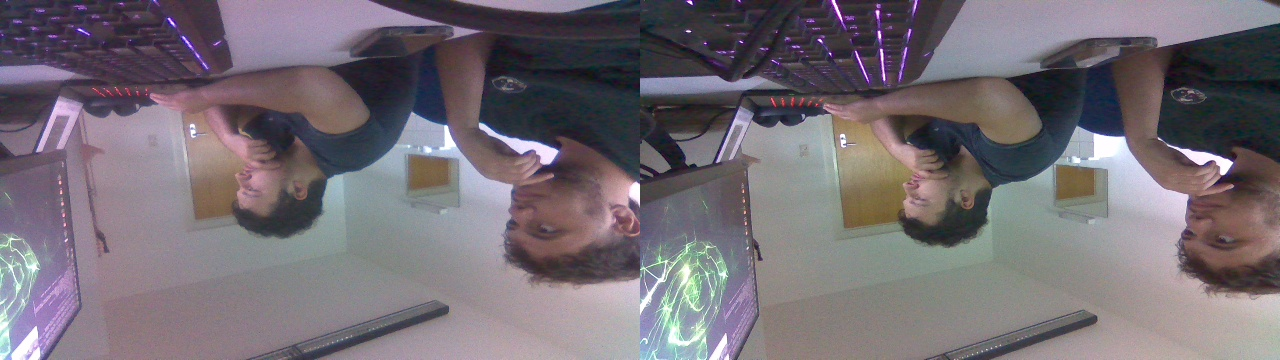
#> input picture scripts/images/saved_frames/jetsonchessboard_01.jpg, 1280 x 360 px; its folder holds only this picture in this run
$ python Rectification.py   (older library calls are emulated)
#> lines starting #> are read from the running program, lines starting #| are printed output that depends on the picture
import cv2
import numpy as np
import glob
import os

# Load calibration parameters
calibration_data = np.load('../data/stereo_calibration_data.npz')
#> (reads data/stereo_calibration_data.npz from the repository)
mtx_left = calibration_data['mtx_left']
dist_left = calibration_data['dist_left']
mtx_right = calibration_data['mtx_right']
dist_right = calibration_data['dist_right']
R1 = calibration_data['R1']
R2 = calibration_data['R2']
P1 = calibration_data['P1']
P2 = calibration_data['P2']

# Directory containing the saved images
images_dir = 'images/saved_frames'
rectified_dir = 'images/rectified_frames'
if not os.path.exists(rectified_dir):
    os.makedirs(rectified_dir)

# Load images
image_files = sorted(glob.glob(os.path.join(images_dir, 'jetsonchessboard_*.jpg')))
if not image_files:
    print("No images found in the directory.")
    exit()

for image_file in image_files:
    image = cv2.imread(image_file)
#> image is the input picture: shape (360, 1280, 3); mean B, G, R 116.5, 109, 116.5
    height, width = image.shape[:2]
#> height = 360; width = 1280
    midpoint = width // 2
#> midpoint = 640

    left_frame = image[:, :midpoint]
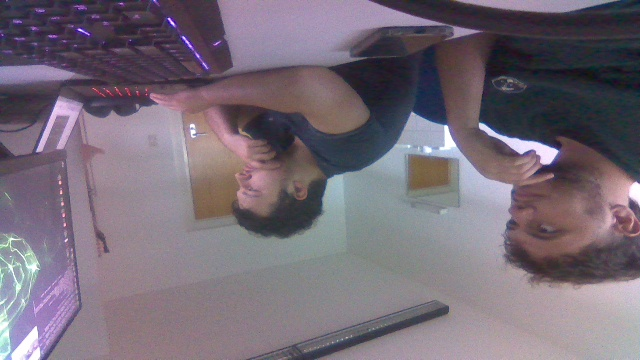
#> left_frame: shape (360, 640, 3); mean B, G, R 119.1, 107.5, 117.9
    right_frame = image[:, midpoint:]
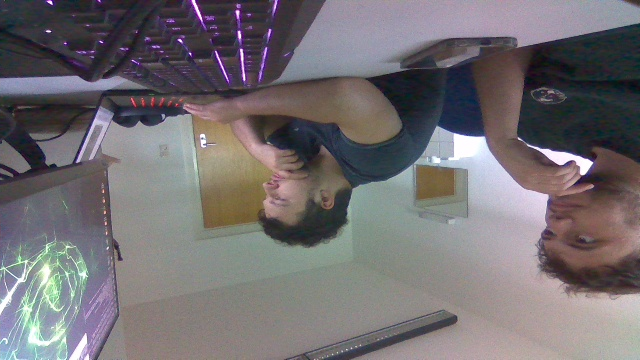
#> right_frame: shape (360, 640, 3); mean B, G, R 114, 110.5, 115.2

    # Apply rectification
    img_size = (left_frame.shape[1], left_frame.shape[0])
#> img_size = (640, 360)
    map_left1, map_left2 = cv2.initUndistortRectifyMap(mtx_left, dist_left, R1, P1, img_size, cv2.CV_16SC2)
    map_right1, map_right2 = cv2.initUndistortRectifyMap(mtx_right, dist_right, R2, P2, img_size, cv2.CV_16SC2)

    rect_left = cv2.remap(left_frame, map_left1, map_left2, cv2.INTER_LINEAR)
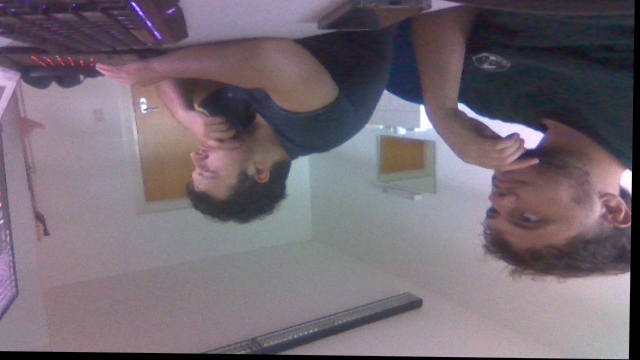
#> rect_left: shape (360, 640, 3); mean B, G, R 114.8, 105.9, 115.8
    rect_right = cv2.remap(right_frame, map_right1, map_right2, cv2.INTER_LINEAR)
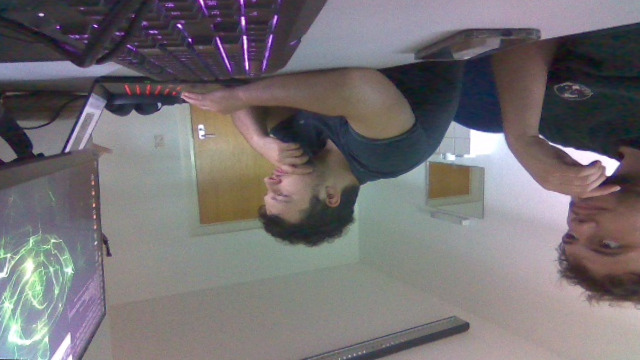
#> rect_right: shape (360, 640, 3); mean B, G, R 114.9, 112, 116.7

    # Save rectified images
    basename = os.path.basename(image_file)
    left_rectified_path = os.path.join(rectified_dir, f"rectified_left_{basename}")
    right_rectified_path = os.path.join(rectified_dir, f"rectified_right_{basename}")

    cv2.imwrite(left_rectified_path, rect_left)
    cv2.imwrite(right_rectified_path, rect_right)

    # Display the rectified images
    images = np.hstack((rect_left, rect_right))
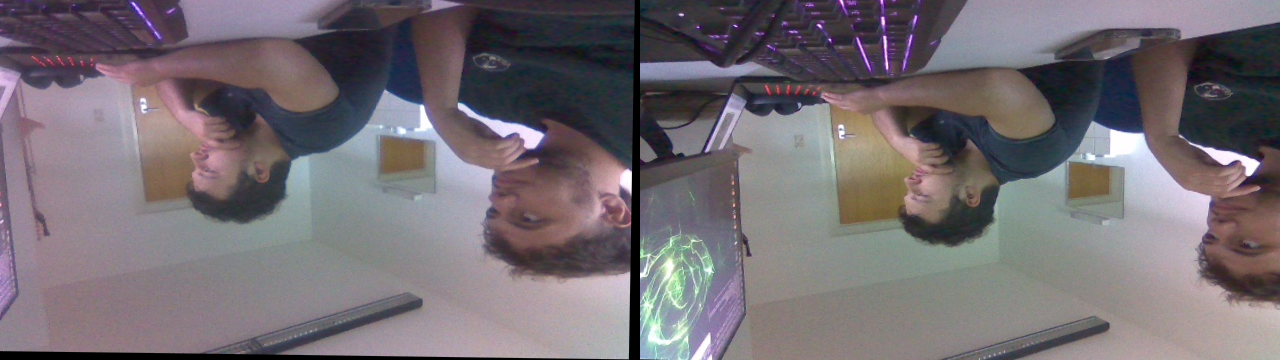
#> images: shape (360, 1280, 3); mean B, G, R 114.9, 109, 116.2
    cv2.imshow("Rectified Images", images)

    k = cv2.waitKey(0) & 0xFF
#> (key q is pressed here)
    if k == ord('q'):
        break

cv2.destroyAllWindows()
